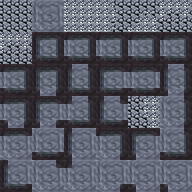

The image is a tile-based game level rendered from a .tmx file. Its description and complete source (layers, tilesets, objects, tile grids) follow:
An orthogonal 6x6 tile map with 32x32 px tiles, 1 tile layer (Tile Layer 1).

<map version="1.10" tiledversion="1.10.0" orientation="orthogonal" renderorder="right-down" width="6" height="6" tilewidth="32" tileheight="32" infinite="0" nextlayerid="2" nextobjectid="1">
 <tileset firstgid="1" source="Tiles.tsx" />
 <layer id="1" name="Tile Layer 1" width="6" height="6">
  <data encoding="csv">
1,2,3,4,5,6,
6,8,13,13,13,13,
13,14,15,16,17,18,
19,20,21,22,23,24,
25,26,27,28,29,30,
31,32,33,34,35,35
</data>
 </layer>
</map>